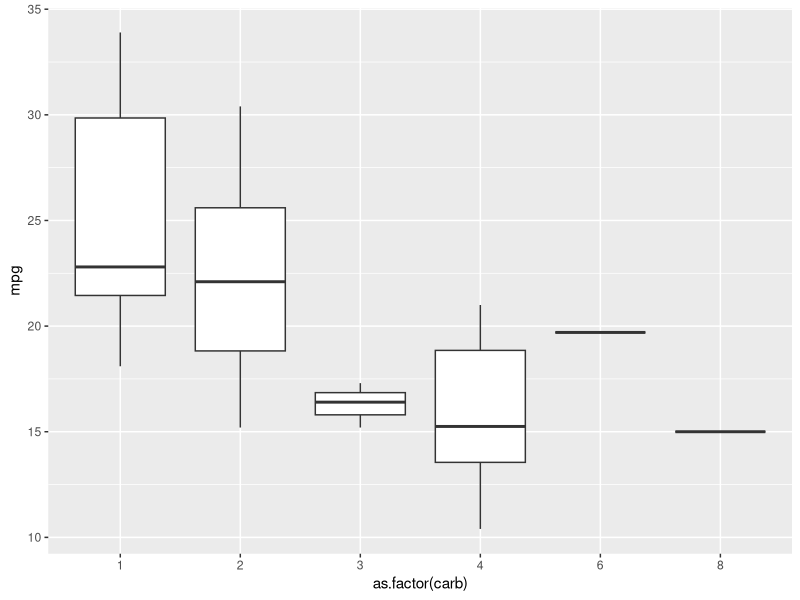

The R source for this figure: (Note: this script raises an error after producing the figure.)
## ---- chunk 1
knitr::opts_chunk$set(collapse = TRUE, cache = TRUE)
## ---- chunk 2
library(forcats)
library(tidyverse)
## ---- chunk 3
fator <- factor(c("Scorsese", "DiCaprio", "Patty Jenkins", "Gal Gadot"))

# Alterando apenas uma
fct_recode(fator, direcao = "Scorsese")

# Alterando todas
fct_recode(fator,
           direcao = "Scorsese", 
           direcao = "Patty Jenkins",    
           elenco = "DiCaprio",
           elenco = "Gal Gadot")
## ---- chunk 4
# Objeto simulando uma amostra do personagem 
# de série favorito de 100 pessoas
nomes <- c("Sheldon", "Leonard", "Penny", "Howard", "Rajesh",
           "Ted", "Marshall", "Robin", "Lily", "Barney",
           "Michael", "Jim", "Pam", "Dwight", "Andy")

per_fav<- sample(x = nomes, size = 100, replace = T) %>%
  as.factor

head(per_fav)           

# Conta o número de observações em cada categoria
fct_count(per_fav)        

# Junta as categorias
per_fav2 <- fct_collapse(per_fav,
             TBBT = c("Sheldon", "Leonard", "Penny", "Howard", "Rajesh"),
             HIMYM = c("Ted", "Marshall", "Robin", "Lily", "Barney"),
             TheOffice = c("Michael", "Jim", "Pam", "Dwight", "Andy"))

head(per_fav2)
fct_count(per_fav2)

## ---- chunk 5
mtcars %>% 
  ggplot(aes(x = as.factor(carb), y = mpg)) +
  geom_boxplot()
mtcars %>% 
  mutate(carb = fct_reorder(f = as.factor(carb), 
                            x = mpg,
                            fun = median)) %>% 
  ggplot(aes(x = carb, y = mpg)) +
  geom_boxplot()
  
## ---- chunk 6
letras <- factor(letters[rpois(100, 5)])
fct_count(letras)

# Por default, a categoria "Other" sempre será menor
# que as outras categorias.
letras %>%                  
  fct_lump(other_level = "Outros") %>%       
  fct_count

# Espeficicando o argumento "n = 4", preservamos os
# 4 valores mais comuns
letras %>% 
  fct_lump(n = 4, other_level = "Outros") %>% 
  fct_count

# Espeficicando o argumento "n = -4", preservamos
# apenas os 4 valores que menos aparecem
letras %>% 
  fct_lump(n = -4, other_level = "Principais") %>% 
  fct_count
## ---- chunk 7
fator <- factor(c("casado", "viuvo", "solteiro", "divorciado"))
fator

lvls_reorder(fator, c(3, 1, 2, 4))
